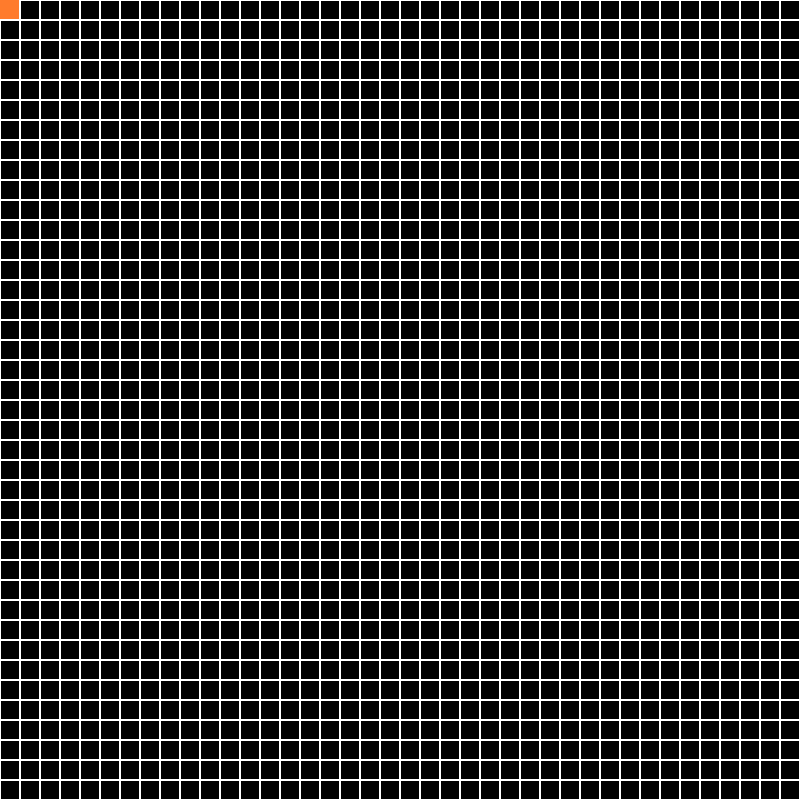
Frame 1 (no input)
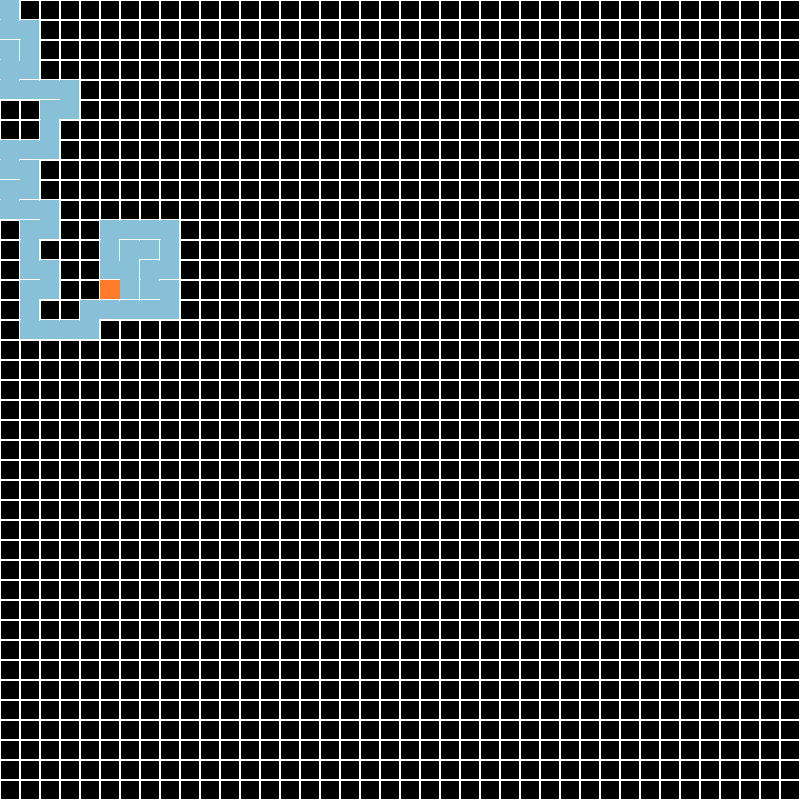
Frame 60 (no input)
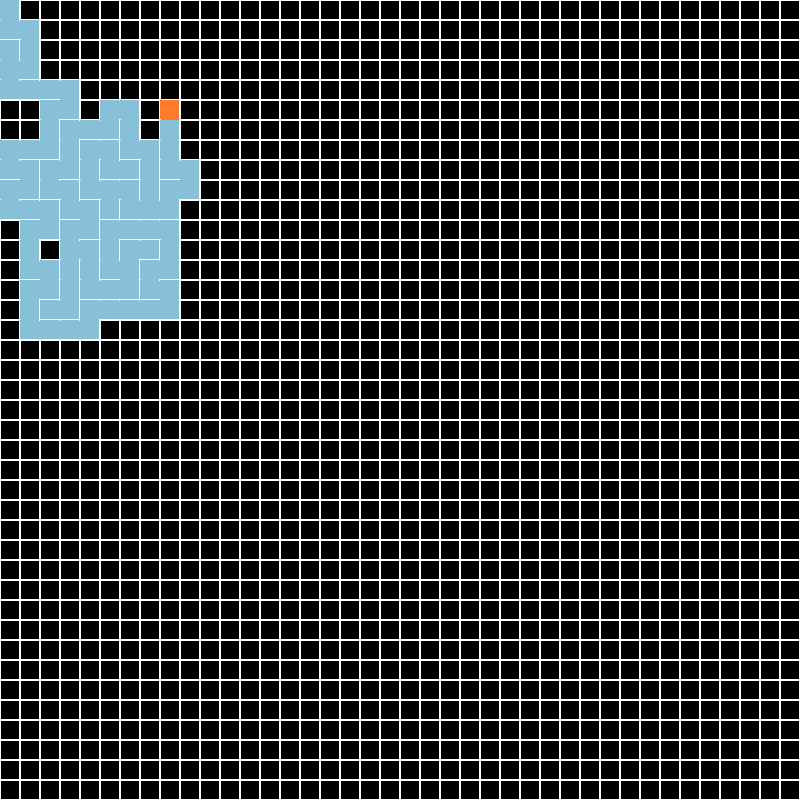
Frame 120 (the mouse pressed at the canvas centre since frame 60)

The p5.js sketch that drew these frames (run headless with seeded random() and noise() and a simulated clock; from frame 60 on, the mouse is pressed at the canvas centre):

// p5.js sketch
// ── sketch.js
let griglia = []; // Array bidimensionale di celle
let cols, rows;
let scale = 20;
let currentCell;
let stack = [];

function setup() {
  createCanvas(800, 800);
  background(0);
  cols = floor(width / scale); // Numero di colonne
  rows = floor(height / scale); // Numero di righe
  console.log("colonne: ", cols);
  console.log("righe: ", rows);

  createGrid();
  // Inizio dalla prima cella in alto a destra
  let start = griglia[0][0];
  // Imposto la prima cella come corrente (per visualizzazione)
  start.evidenzia(true);
  // Contrassegno la prima cella come visitata
  start.visit();
  stack.push(start);
}

function draw() {
  // Implemento l'algoritmo direttamente qui utilizzando il loop predefinito di draw di p5js
  frameRate(60);

  if (stack.length > 0) {
    currentCell = stack.pop();

    // Disegno la griglia con la cella corrente evidenziata
    currentCell.evidenzia(true);
    showGrid();
    currentCell.evidenzia(false);
    // Rimuovo l'evidenza alla cella corrente

    // Prendo la prossima cella
    let next = currentCell.getVicino();
    // Se si può prendere una cella, aggiorno la cella corrente
    if (next) {
      // Cambio cella corrente
      stack.push(currentCell);
      next.visit();
      stack.push(next);
    }
  }

}


function showGrid() {
  // Disegna la griglia
  for (let row of griglia) {
    for (let cella of row) cella.show();
  }
}

function createGrid() {
  // Popolo l'array di celle
  for (let x = 0; x < rows; x++) {
    let row = []
    for (let y = 0; y < cols; y++) {
      row.push(new Cell(x, y));
    }
    griglia.push(row);
  }
}

// ── cell.js
class Cell {
  constructor(x, y) {
    // Posizione
    this.x = x;
    this.y = y;
    // Muri
    this.walls = [true, true, true, true] // Top, right, bottom, left walls
    // Visitata
    this.visited = false;
    // Indica se la cella è la cella corrente
    this.evidenziata = false;
  }

  evidenzia(value) {
    // Setta evidenziatore
    this.evidenziata = value;
  }

  visit() {
    // Visita la cella
    this.visited = true;
  }

  show() {
    // Disegna la cella con i suoi muri. Di un colore diverso se visitata
    noFill();
    stroke(255);
    strokeWeight(2);
    // Scala i valori di posizione per avere le coordinate
    let x = this.x * scale;
    let y = this.y * scale;
    // Disegna le linee dove la cella ha ancora i muri
    if (this.walls[0]) line(x, y, x + scale, y);
    if (this.walls[1]) line(x + scale, y, x + scale, y + scale);
    if (this.walls[2]) line(x + scale, y + scale, x, y + scale);
    if (this.walls[3]) line(x, y + scale, x, y);
    // Se la cella è visitata la contrassegno di un colore diverso
    if (this.visited) {
      noStroke();
      fill(136, 193, 215);
      rect(x, y, scale, scale);
    }
    // Se la cella è evidenziata la disegno con un colore diverso
    if (this.evidenziata) {
      noStroke();
      fill(255, 123, 44);
      rect(x, y, scale, scale);
    }
  }

  vicini() {
    // Resituisce un dizionario con i vicini disponibili
    let vicini = {};
    try {
      // Cerco di prendere il vicino di sopra
      // Nota che se l'indice x va fuori dal range sollevo un errore. Lo gestisco e non faccio niente
      // Se invece l'indice y va fuori dal range, semplicemente top sarà undefined. Questo secondo caso viene gestito dall'if top
      let top = griglia[this.x][this.y - 1];
      if (top && !top.visited) {
        vicini["top"] = top;
      }
    } catch {}
    try {
      let right = griglia[this.x + 1][this.y];
      if (right && !right.visited) {
        vicini["right"] = right;
      }
    } catch {}
    try {
      let bottom = griglia[this.x][this.y + 1];
      if (bottom && !bottom.visited) {
        vicini["bottom"] = bottom;
      }
    } catch {}
    try {
      let left = griglia[this.x - 1][this.y];
      if (left && !left.visited) {
        vicini["left"] = left;
      }
    } catch {}
    finally {
      return vicini;
    }
  }

  getVicino() {
    // Restituisce, se possibile, un vicino a caso.
    // Se restituisce un vicino, elimina i muri tra questa cella e il vicino ottenuto
    let vicini = this.vicini();
    if (Object.values(vicini).length > 0) {
      // Se l'array di vicini non è vuoto
      // Prendo una delle celle a caso
      let vicinoOttenuto = Object.values(vicini)[floor(random(0, Object.values(vicini).length))];
      // Devo rimuovere i muri che separano this da vicinoOttenuto
      if (vicini["top"] == vicinoOttenuto) {
        // Se il vicino ottenuto è quello di sopra, tolgo il muro di sopra dalla cella corrente
        // E il muro di sotto dalla cella vicina
        this.walls[0] = false;
        vicini["top"].walls[2] = false;

      } else if (vicini["right"] == vicinoOttenuto) {
        this.walls[1] = false;
        vicini["right"].walls[3] = false;

      } else if (vicini["bottom"] == vicinoOttenuto) {
        this.walls[2] = false;
        vicini["bottom"].walls[0] = false;

      } else if (vicini["left"] == vicinoOttenuto) {
        this.walls[3] = false;
        vicini["left"].walls[1] = false;
      }
      // Restituisco la della ottenuta dalla scelta
      return vicinoOttenuto;
    }
  }

}
